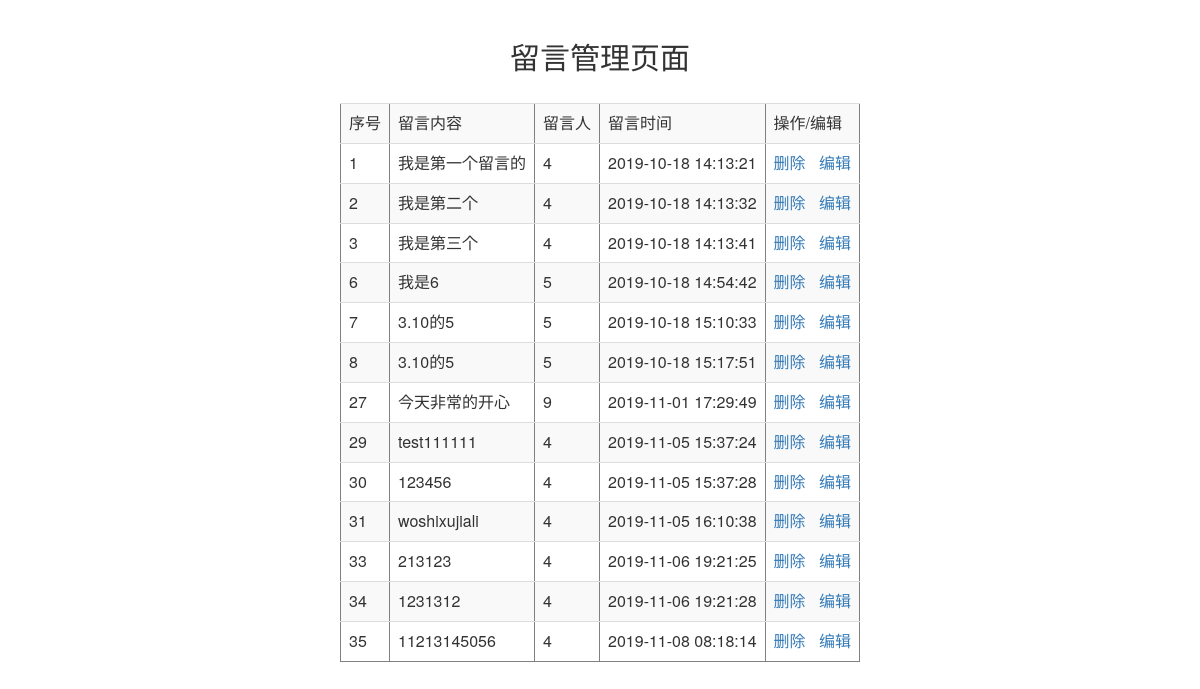
The app's page /test/liuyanlist.php with its own data.
### tables this page shows
CREATE TABLE IF NOT EXISTS `liuyan` (
  `id` int(20) NOT NULL AUTO_INCREMENT,
  `count` varchar(40) NOT NULL,
  `name` varchar(10) NOT NULL,
  `time` datetime NOT NULL,
  PRIMARY KEY (`id`),
  UNIQUE KEY `id` (`id`)
);

### test/liuyanlist.php (the view, shortened to what this page needs)
<html>
<head>
<link href="css/bootstrap.min.css" rel="stylesheet" />
</head>
<body>
<br>
<div class="form-inline">
			<div class="form-group">
			<h2>留言管理页面</h2>
			<br>
    <?php
    include 'DB.php';
    $sqli="select * from liuyan";
    $seti=mysqli_query($dbcon,$sqli);
    ?>
<table border='1' class="table table-striped">
    		<tr>
    			<td>序号</td>
            	<td>留言内容</td>
            	<td>留言人</td>
            	<td>留言时间</td>
            	<td>操作/编辑</td>
    		</tr><?php
    while ($reut=mysqli_fetch_assoc($seti)){
    ?><tr><?php
        foreach ($reut as $v)
        {
            echo "<td>".$v."</td>";
        }
        $id=$reut['id'];
    ?>
    			<td>
            		<a href="delt.php?url=delt.php&id=<?php echo $id ?>">删除</a>&nbsp;&nbsp;
            		<a href="edit.php?id=<?php echo $id ?>">编辑</a>
                </td>
    	</tr>
    	<?php }?>
    	</table>
<br>
</div>
</div>
</body>
</html>

### test/liuyanlist.php (style rules this page uses)
body { text-align:center }

### records on screen
liuyan: id "1", count "我是第一个留言的", name "4", time "2019-10-18 14:13:21"
liuyan: id "2", count "我是第二个", name "4", time "2019-10-18 14:13:32"
liuyan: id "3", count "我是第三个", name "4", time "2019-10-18 14:13:41"
liuyan: id "6", count "我是6", name "5", time "2019-10-18 14:54:42"
liuyan: id "7", count "3.10的5", name "5", time "2019-10-18 15:10:33"
liuyan: id "8", count "3.10的5", name "5", time "2019-10-18 15:17:51"
liuyan: id "27", count "今天非常的开心", name "9", time "2019-11-01 17:29:49"
liuyan: id "29", count "test111111", name "4", time "2019-11-05 15:37:24"
liuyan: id "30", count "123456", name "4", time "2019-11-05 15:37:28"
liuyan: id "31", count "woshixujiali", name "4", time "2019-11-05 16:10:38"
liuyan: id "33", count "213123", name "4", time "2019-11-06 19:21:25"
liuyan: id "34", count "1231312", name "4", time "2019-11-06 19:21:28"
liuyan: id "35", count "11213145056", name "4", time "2019-11-08 08:18:14"
